Frame 1 (no input): blank canvas, image omitted
Frame 60 (the mouse pressed at the canvas centre just before this capture): blank canvas, image omitted
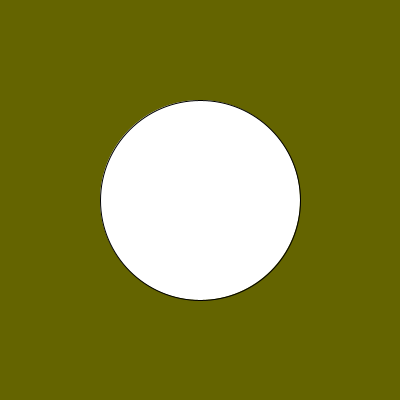
Frame 120 (the mouse held since frame 60 and released just before this capture)

The Processing sketch whose frames 1 and 60 were blank and that drew this single picture after the mouse press (run headless with seeded random() and noise(); from frame 60 on, the mouse is pressed at the canvas centre):

// Processing sketch: mouseInteractivity1
// ── mouseInteractivity1.pde
/****************************************************
 Mouse Interactivity 1
 *****************************************************
 by Liam O'Sullivan- lmosulli@tcd.ie
 */

//We can use the mouse position  to control the value of a variable
//or any other parameter we desire.
//This sketches use the vertical mouse position to control the size 
//of a circle -> moving the mouse to the top of the sketch causes it 
//to GROW. The horizontal position changes the colour of the sketch
//but must be scaled to produce useful colour values.

int circleSize; //our variable to hold the circle size
float mouseXScaled; //will be used to hold scaled values of mouse X position (see below)


void setup() {
  size(400, 400);
  frameRate(25);
  circleSize = 0;//Initalise the variables
  mouseXScaled =0.0; 
  smooth();
  background(100, 100, 0); //coloured background
}

void draw() {
  //To get the animation to work as desired, the background should be re-drawn 
  //every frame. Otherwise all modifications will be drawn on top of the old display.
  background(100, 100, 0); //try commenting this out to see the effect
  //We can use the position of the mouse as data to create an interactive sketch.
  //For example, the mouseY variable stores the Y co-ordinate of the mouse cursor
  //when the mouse is over the display window.
  //We need to use fill() to set the circle colour BEFORE we draw it,
  //so we'll consider the horizontal mouse position held in mouseX first.
  //As the display is 400 pixels wide, moving the mouse past 
  //255 on the x-axis will have no further effect on colour
  //if mouseX is used within fill().
  //fill(mouseX, 255, 255); //uncomment to see this
  //Map function allows us to rescale the variables...
  //  mouseXScaled = map(mouseX, 0, width, 0, 255); //map() returns a floating point number
  //  //Now mouseXScaled will vary between 0-255 across the full width of the display
  //  fill(mouseXScaled); //Use mouseXScaled for colour values
  //  
  circleSize = mouseY;// this is a simple way to resize the circle based on the y-position of the mouse
  //The following uses the map() function to scale the mouseY variable
  //circleSize = int( map(mouseY, 0, height, height, 0)); //Use the y height as a control for the circle size
  //as map() returns a floating-point number, need to use int() to convert to target data type
  ellipse(width/2, height/2, circleSize, circleSize); //draw the circle in the middle of the display.
  println("circleSize: "+ circleSize);//useful for debugging problems
}
